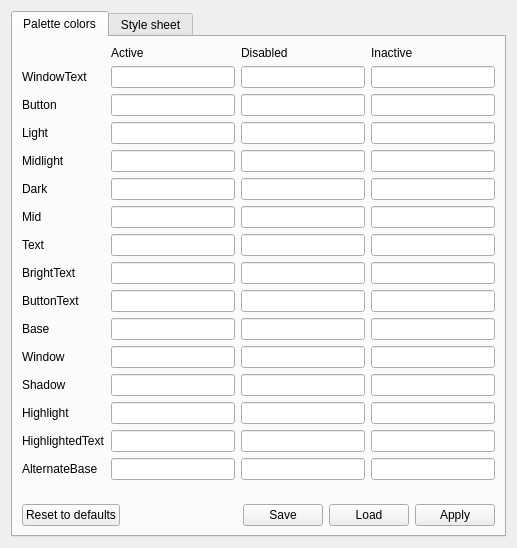
<?xml version="1.0" encoding="UTF-8"?>
<ui version="4.0">
 <class>UIConfigurator</class>
 <widget class="QWidget" name="UIConfigurator">
  <property name="geometry">
   <rect>
    <x>0</x>
    <y>0</y>
    <width>517</width>
    <height>548</height>
   </rect>
  </property>
  <property name="windowTitle">
   <string>Form</string>
  </property>
  <layout class="QVBoxLayout" name="verticalLayout">
   <item>
    <widget class="QTabWidget" name="tabWidget">
     <property name="currentIndex">
      <number>0</number>
     </property>
     <widget class="QWidget" name="tab">
      <attribute name="title">
       <string>Palette colors</string>
      </attribute>
      <layout class="QGridLayout" name="gridLayout">
       <item row="0" column="3">
        <widget class="QLabel" name="label_4">
         <property name="text">
          <string>Inactive</string>
         </property>
        </widget>
       </item>
       <item row="1" column="0">
        <widget class="QLabel" name="label">
         <property name="text">
          <string>WindowText</string>
         </property>
        </widget>
       </item>
       <item row="1" column="1">
        <widget class="QLineEdit" name="le_11"/>
       </item>
       <item row="1" column="2">
        <widget class="QLineEdit" name="le_12"/>
       </item>
       <item row="8" column="1">
        <widget class="QLineEdit" name="le_81"/>
       </item>
       <item row="0" column="1">
        <widget class="QLabel" name="label_2">
         <property name="text">
          <string>Active</string>
         </property>
        </widget>
       </item>
       <item row="2" column="2">
        <widget class="QLineEdit" name="le_22"/>
       </item>
       <item row="2" column="3">
        <widget class="QLineEdit" name="le_23"/>
       </item>
       <item row="3" column="0">
        <widget class="QLabel" name="label_6">
         <property name="text">
          <string>Light</string>
         </property>
        </widget>
       </item>
       <item row="3" column="1">
        <widget class="QLineEdit" name="le_31"/>
       </item>
       <item row="3" column="2">
        <widget class="QLineEdit" name="le_32"/>
       </item>
       <item row="3" column="3">
        <widget class="QLineEdit" name="le_33"/>
       </item>
       <item row="15" column="1">
        <widget class="QLineEdit" name="le_151"/>
       </item>
       <item row="15" column="2">
        <widget class="QLineEdit" name="le_152"/>
       </item>
       <item row="15" column="3">
        <widget class="QLineEdit" name="le_153"/>
       </item>
       <item row="1" column="3">
        <widget class="QLineEdit" name="le_13"/>
       </item>
       <item row="2" column="0">
        <widget class="QLabel" name="label_5">
         <property name="text">
          <string>Button</string>
         </property>
        </widget>
       </item>
       <item row="4" column="1">
        <widget class="QLineEdit" name="le_41"/>
       </item>
       <item row="2" column="1">
        <widget class="QLineEdit" name="le_21"/>
       </item>
       <item row="17" column="0" colspan="4">
        <layout class="QHBoxLayout" name="horizontalLayout">
         <item>
          <widget class="QPushButton" name="resetPalette">
           <property name="text">
            <string>Reset to defaults</string>
           </property>
          </widget>
         </item>
         <item>
          <spacer name="horizontalSpacer">
           <property name="orientation">
            <enum>Qt::Horizontal</enum>
           </property>
           <property name="sizeHint" stdset="0">
            <size>
             <width>40</width>
             <height>20</height>
            </size>
           </property>
          </spacer>
         </item>
         <item>
          <widget class="QPushButton" name="savePalette">
           <property name="text">
            <string>Save</string>
           </property>
          </widget>
         </item>
         <item>
          <widget class="QPushButton" name="loadPalette">
           <property name="text">
            <string>Load</string>
           </property>
          </widget>
         </item>
         <item>
          <widget class="QPushButton" name="applyPalette">
           <property name="text">
            <string>Apply</string>
           </property>
          </widget>
         </item>
        </layout>
       </item>
       <item row="8" column="0">
        <widget class="QLabel" name="label_11">
         <property name="text">
          <string>BrightText</string>
         </property>
        </widget>
       </item>
       <item row="4" column="0">
        <widget class="QLabel" name="label_7">
         <property name="text">
          <string>Midlight</string>
         </property>
        </widget>
       </item>
       <item row="8" column="2">
        <widget class="QLineEdit" name="le_82"/>
       </item>
       <item row="4" column="2">
        <widget class="QLineEdit" name="le_42"/>
       </item>
       <item row="4" column="3">
        <widget class="QLineEdit" name="le_43"/>
       </item>
       <item row="5" column="0">
        <widget class="QLabel" name="label_8">
         <property name="text">
          <string>Dark</string>
         </property>
        </widget>
       </item>
       <item row="5" column="1">
        <widget class="QLineEdit" name="le_51"/>
       </item>
       <item row="5" column="2">
        <widget class="QLineEdit" name="le_52"/>
       </item>
       <item row="5" column="3">
        <widget class="QLineEdit" name="le_53"/>
       </item>
       <item row="6" column="0">
        <widget class="QLabel" name="label_9">
         <property name="text">
          <string>Mid</string>
         </property>
        </widget>
       </item>
       <item row="0" column="2">
        <widget class="QLabel" name="label_3">
         <property name="text">
          <string>Disabled</string>
         </property>
        </widget>
       </item>
       <item row="6" column="1">
        <widget class="QLineEdit" name="le_61"/>
       </item>
       <item row="6" column="2">
        <widget class="QLineEdit" name="le_62"/>
       </item>
       <item row="6" column="3">
        <widget class="QLineEdit" name="le_63"/>
       </item>
       <item row="7" column="0">
        <widget class="QLabel" name="label_10">
         <property name="text">
          <string>Text</string>
         </property>
        </widget>
       </item>
       <item row="7" column="1">
        <widget class="QLineEdit" name="le_71"/>
       </item>
       <item row="7" column="2">
        <widget class="QLineEdit" name="le_72"/>
       </item>
       <item row="7" column="3">
        <widget class="QLineEdit" name="le_73"/>
       </item>
       <item row="8" column="3">
        <widget class="QLineEdit" name="le_83"/>
       </item>
       <item row="9" column="0">
        <widget class="QLabel" name="label_12">
         <property name="text">
          <string>ButtonText</string>
         </property>
        </widget>
       </item>
       <item row="9" column="1">
        <widget class="QLineEdit" name="le_91"/>
       </item>
       <item row="11" column="1">
        <widget class="QLineEdit" name="le_111"/>
       </item>
       <item row="11" column="2">
        <widget class="QLineEdit" name="le_112"/>
       </item>
       <item row="11" column="3">
        <widget class="QLineEdit" name="le_113"/>
       </item>
       <item row="12" column="0">
        <widget class="QLabel" name="label_15">
         <property name="text">
          <string>Shadow</string>
         </property>
        </widget>
       </item>
       <item row="12" column="1">
        <widget class="QLineEdit" name="le_121"/>
       </item>
       <item row="12" column="2">
        <widget class="QLineEdit" name="le_122"/>
       </item>
       <item row="12" column="3">
        <widget class="QLineEdit" name="le_123"/>
       </item>
       <item row="13" column="0">
        <widget class="QLabel" name="label_16">
         <property name="text">
          <string>Highlight</string>
         </property>
        </widget>
       </item>
       <item row="13" column="1">
        <widget class="QLineEdit" name="le_131"/>
       </item>
       <item row="13" column="2">
        <widget class="QLineEdit" name="le_132"/>
       </item>
       <item row="13" column="3">
        <widget class="QLineEdit" name="le_133"/>
       </item>
       <item row="14" column="0">
        <widget class="QLabel" name="label_17">
         <property name="text">
          <string>HighlightedText</string>
         </property>
        </widget>
       </item>
       <item row="14" column="1">
        <widget class="QLineEdit" name="le_141"/>
       </item>
       <item row="14" column="2">
        <widget class="QLineEdit" name="le_142"/>
       </item>
       <item row="14" column="3">
        <widget class="QLineEdit" name="le_143"/>
       </item>
       <item row="15" column="0">
        <widget class="QLabel" name="label_18">
         <property name="text">
          <string>AlternateBase</string>
         </property>
        </widget>
       </item>
       <item row="9" column="2">
        <widget class="QLineEdit" name="le_92"/>
       </item>
       <item row="9" column="3">
        <widget class="QLineEdit" name="le_93"/>
       </item>
       <item row="10" column="0">
        <widget class="QLabel" name="label_13">
         <property name="text">
          <string>Base</string>
         </property>
        </widget>
       </item>
       <item row="10" column="1">
        <widget class="QLineEdit" name="le_101"/>
       </item>
       <item row="10" column="2">
        <widget class="QLineEdit" name="le_102"/>
       </item>
       <item row="10" column="3">
        <widget class="QLineEdit" name="le_103"/>
       </item>
       <item row="11" column="0">
        <widget class="QLabel" name="label_14">
         <property name="text">
          <string>Window</string>
         </property>
        </widget>
       </item>
       <item row="16" column="2">
        <spacer name="verticalSpacer">
         <property name="orientation">
          <enum>Qt::Vertical</enum>
         </property>
         <property name="sizeHint" stdset="0">
          <size>
           <width>20</width>
           <height>40</height>
          </size>
         </property>
        </spacer>
       </item>
      </layout>
     </widget>
     <widget class="QWidget" name="tab_2">
      <attribute name="title">
       <string>Style sheet</string>
      </attribute>
      <layout class="QGridLayout" name="gridLayout_2">
       <item row="0" column="0">
        <widget class="QPlainTextEdit" name="styleSheet"/>
       </item>
       <item row="1" column="0">
        <layout class="QHBoxLayout" name="horizontalLayout_2">
         <item>
          <widget class="QPushButton" name="resetStyleSheet">
           <property name="text">
            <string>Reset to defaults</string>
           </property>
          </widget>
         </item>
         <item>
          <spacer name="horizontalSpacer_2">
           <property name="orientation">
            <enum>Qt::Horizontal</enum>
           </property>
           <property name="sizeHint" stdset="0">
            <size>
             <width>40</width>
             <height>20</height>
            </size>
           </property>
          </spacer>
         </item>
         <item>
          <widget class="QPushButton" name="saveStyleSheet">
           <property name="text">
            <string>Save</string>
           </property>
          </widget>
         </item>
         <item>
          <widget class="QPushButton" name="loadStyleSheet">
           <property name="text">
            <string>Load</string>
           </property>
          </widget>
         </item>
         <item>
          <widget class="QPushButton" name="applyStyleSheet">
           <property name="text">
            <string>Apply</string>
           </property>
          </widget>
         </item>
        </layout>
       </item>
      </layout>
     </widget>
    </widget>
   </item>
  </layout>
 </widget>
 <resources/>
 <connections/>
</ui>
